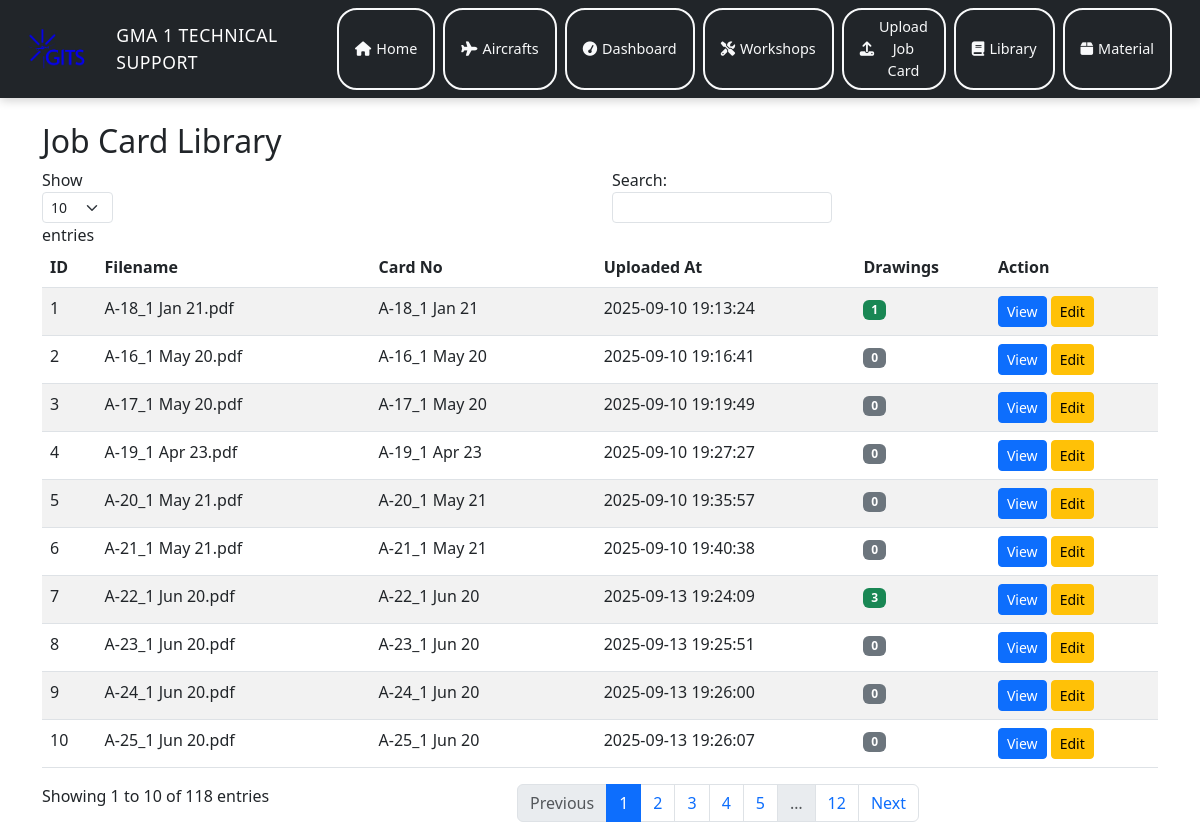
The page /library on the database its author committed.
### tables this page shows
CREATE TABLE jobcards (
            id INTEGER PRIMARY KEY AUTOINCREMENT,
            filename TEXT UNIQUE,
            card_no TEXT,
            parsed_json TEXT,
            uploaded_at TIMESTAMP DEFAULT CURRENT_TIMESTAMP
        , pdf_filename TEXT, warnings TEXT, cautions TEXT, notes TEXT);

### app.py (the view)
@app.route("/library")
def library():
    updated = request.args.get("updated")
    if updated:
        flash("✅ Order updated successfully!", "success")
    conn = sqlite3.connect(DB_FILE)
    c = conn.cursor()
    c.execute("""
        SELECT j.id, j.filename, j.card_no, j.uploaded_at,
               COUNT(a.id) as drawings_count
        FROM jobcards j
        LEFT JOIN attachments a ON j.id = a.card_id
        GROUP BY j.id
        ORDER BY j.uploaded_at DESC
    """)
    jobcards = c.fetchall()
    conn.close()
    return render_template("library.html", jobcards=jobcards)

### templates/library.html
{% extends "base.html" %}
{% block content %}
  <h2>Job Card Library</h2>
  <table class="table table-striped" id="jobTable">
    <thead>
      <tr>
        <th>ID</th>
        <th>Filename</th>
        <th>Card No</th>
        <th>Uploaded At</th>
        <th>Drawings</th>
        <th>Action</th>
      </tr>
    </thead>
    <tbody>
      {% for jc in jobcards %}
        <tr>
          <td>{{ jc[0] }}</td>
          <td>{{ jc[1] }}</td>
          <td>{{ jc[2] }}</td>
          <td>{{ jc[3] }}</td>
          <td>
            {% if jc[4] > 0 %}
              <span class="badge bg-success">{{ jc[4] }}</span>
            {% else %}
              <span class="badge bg-secondary">0</span>
            {% endif %}
          </td>
          <td>
            <a href="{{ url_for('view_card', card_id=jc[0]) }}" class="btn btn-sm btn-primary">View</a>
            <a href="{{ url_for('edit_card', card_id=jc[0]) }}" class="btn btn-sm btn-warning">Edit</a>
          </td>
        </tr>
      {% endfor %}
    </tbody>
  </table>
{% endblock %}

### templates/base.html (shortened to what this page needs)
<!DOCTYPE html>
<html lang="en">
<head>
    <link href="https://cdn.jsdelivr.net/npm/bootstrap@5.3.0/dist/css/bootstrap.min.css" rel="stylesheet">
    <link rel="stylesheet" href="https://cdnjs.cloudflare.com/ajax/libs/font-awesome/6.4.0/css/all.min.css">
</head>
<body>
    <nav class="navbar navbar-dark bg-dark">
        <div class="container-fluid">
            <div class="navbar-container">
                <div class="brand-section">
                    <a class="navbar-brand" href="{{ url_for('home') }}">
                        <img src="../static/images/logo.png" alt="G1TS" class="logo">
                    </a>
                    <p class="slogan">GMA 1 TECHNICAL SUPPORT</p>
                </div>
                <div class="nav-buttons">
                    <a class="btn btn-outline-light nav-btn" href="{{ url_for('home') }}">
                      <i class="fas fa-home"></i> Home
                  </a>
                  <a class="btn btn-outline-light nav-btn" href="{{ url_for('list_aircrafts') }}">
                    <i class="fas fa-plane"></i> Aircrafts
                </a>
                  <a class="btn btn-outline-light nav-btn" href="{{ url_for('dashboard') }}">
                    <i class="fas fa-tachometer"></i> Dashboard
                </a>
                    <a class="btn btn-outline-light nav-btn" href="{{ url_for('workshops_list') }}">
                        <i class="fas fa-tools"></i> Workshops
                    </a>
                    <a class="btn btn-outline-light nav-btn" href="{{ url_for('upload_file') }}">
                        <i class="fas fa-upload"></i> Upload Job Card
                    </a>
                    <a class="btn btn-outline-light nav-btn" href="{{ url_for('library') }}">
                        <i class="fas fa-book"></i> Library
                    </a>
                    <a class="btn btn-outline-light nav-btn" href="{{ url_for('materials_list') }}">
                        <i class="fas fa-box"></i> Material
                    </a>
                </div>
            </div>
        </div>
    </nav>
<div id="website" class="container mt-4">
  {% block content %}{% endblock %}
</div>
</body>
</html>

### templates/base.html (style rules this page uses)
.navbar { padding: 0.5rem 1rem; box-shadow: 0 2px 10px rgba(0, 0, 0, 0.2); }
.navbar-container { width: 100%; display: flex; justify-content: space-between; align-items: center; }
.brand-section { display: flex; align-items: center; gap: 15px; }
.logo { height: 40px; width: auto; transition: transform 0.3s ease; }
.slogan { color: #fff; font-size: 1.1rem; font-weight: 300; letter-spacing: 0.5px; margin: 0; }
.nav-buttons { display: flex; gap: 8px; }
.nav-btn { border-radius: 20px; padding: 0.4rem 1rem; font-size: 0.9rem; font-weight: 500; transition: all 0.3s ease; border-width: 2px; display: flex; align-items: center; gap: 5px; }

### rows shown on the page
jobcards: id "10", filename "A-25_1 Jun 20.pdf", card_no "A-25_1 Jun 20", uploaded_at "2025-09-13 19:26:07"
jobcards: id "9", filename "A-24_1 Jun 20.pdf", card_no "A-24_1 Jun 20", uploaded_at "2025-09-13 19:26:00"
jobcards: id "8", filename "A-23_1 Jun 20.pdf", card_no "A-23_1 Jun 20", uploaded_at "2025-09-13 19:25:51"
jobcards: id "7", filename "A-22_1 Jun 20.pdf", card_no "A-22_1 Jun 20", uploaded_at "2025-09-13 19:24:09", jc "3"
jobcards: id "6", filename "A-21_1 May 21.pdf", card_no "A-21_1 May 21", uploaded_at "2025-09-10 19:40:38"
jobcards: id "5", filename "A-20_1 May 21.pdf", card_no "A-20_1 May 21", uploaded_at "2025-09-10 19:35:57"
jobcards: id "4", filename "A-19_1 Apr 23.pdf", card_no "A-19_1 Apr 23", uploaded_at "2025-09-10 19:27:27"
jobcards: id "3", filename "A-17_1 May 20.pdf", card_no "A-17_1 May 20", uploaded_at "2025-09-10 19:19:49"
jobcards: id "2", filename "A-16_1 May 20.pdf", card_no "A-16_1 May 20", uploaded_at "2025-09-10 19:16:41"
jobcards: id "1", filename "A-18_1 Jan 21.pdf", card_no "A-18_1 Jan 21", uploaded_at "2025-09-10 19:13:24"
